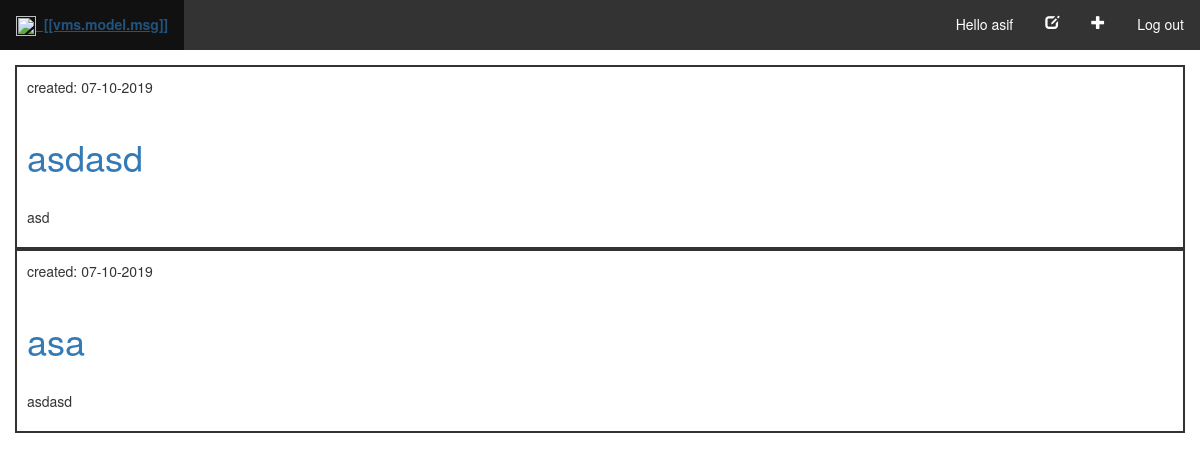
/drafts/ (signed in), run on an earlier commit of the app's database.
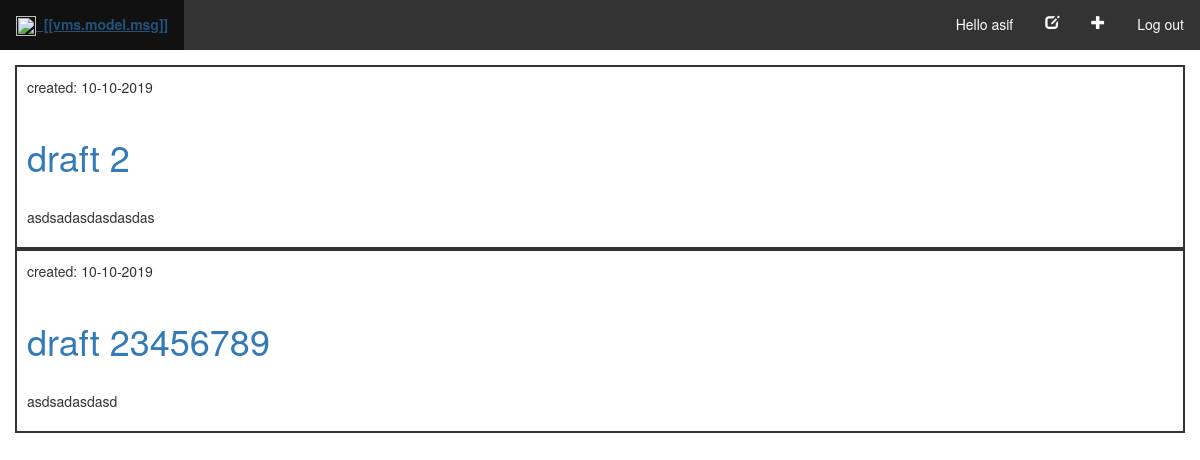
And on a later commit of the database.
### blog/models.py (models this page shows, shortened)
class Post(models.Model):
    author = models.ForeignKey(settings.AUTH_USER_MODEL, on_delete=models.CASCADE)
    title = models.CharField(max_length=200)
    text = models.TextField()
    created_date = models.DateTimeField(default=timezone.now)
    published_date = models.DateTimeField(blank=True, null=True)

### blog/views.py (the view)
# urls.py: url('^drafts/$', views.post_draft_list, name='post_draft_list'),
@login_required
def post_draft_list(request):
    posts = Post.objects.filter(
        published_date__isnull=True).order_by('-created_date')
    return render(request, 'blog/post_draft_list.html', {'posts': posts})

### blog/templates/blog/post_draft_list.html
{% extends 'blog/base.html' %}
{% block content %}
    {% for post in posts %}
        <div class="post" style="border: 2px solid #333;">
            <p class="date" style="padding: 10px;">created: {{ post.created_date|date:'d-m-Y' }}</p>
            <h1 style="padding: 10px;color: #333" ><a href="{% url 'post_detail' pk=post.pk %}">{{ post.title }}</a></h1>
            <p style="padding: 10px;">{{ post.text|truncatechars:200 }}</p>
        </div>
    {% endfor %}
{% endblock %}

### blog/templates/blog/base.html (shortened to what this page needs)
{% load static %}
<html>
<head>
    <link rel="stylesheet" href="https://maxcdn.bootstrapcdn.com/bootstrap/3.3.7/css/bootstrap.min.css">
    <link rel="stylesheet" href="https://cdn.datatables.net/1.10.20/css/dataTables.bootstrap.min.css">
    <link rel="stylesheet" href="https://maxcdn.bootstrapcdn.com/bootstrap/3.3.7/css/bootstrap.min.css"
>
    <link rel="stylesheet" href="https://maxcdn.bootstrapcdn.com/bootstrap/3.3.7/css/bootstrap-theme.min.css"
>
    <link rel="stylesheet" href="https://cdnjs.cloudflare.com/ajax/libs/ng-table/1.0.0/ng-table.css">
    <link rel="stylesheet" href="https://unpkg.com/leaflet@1.5.1/dist/leaflet.css"
 />
</head>
<body ng-app="app" ng-controller="mainController"
    style="padding-left: 0px;padding-right:0px;padding-top:0px;background-color: #fff">
    <ul>
        <li><a class="active" href="/"><img src="http://www.industrialair.com.au/wp-content/uploads/2017/02/IA-White.png" height="20px" width="20px"><strong>&nbsp; [[vms.model.msg]]</strong></a></li>
        {% if user.is_authenticated %}
        <li style="float:right"><a href="{% url 'logout' %}">Log out</a> </li>
        <li style="float:right"><a href="{% url 'post_new' %}"><span class="glyphicon glyphicon-plus"></span></a></li>
        <li style="float:right"><a href="{% url 'post_draft_list' %}"><span class="glyphicon glyphicon-edit"></span></a>
        </li>
        <li style="float:right">
            <a>Hello {{ user.username }}</a>
        </li>
        {% else %}
        <li style="float:right"><a href="{% url 'login' %}">Log In</a></li>
        {% endif %}
    </ul>
    <div class="content container" style="margin-top: 15px">
        <div class="row">
            {% block content %}
            {% endblock %}
        </div>
    </div>
</body>
</html>

### blog/templates/blog/base.html (style rules this page uses)
ul { list-style-type: none; margin: 0; padding: 0; overflow: hidden; background-color: #333; }
li { float: left; }
li a { display: block; color: white; text-align: center; padding: 14px 16px; text-decoration: none; }

What changed in the data, as far as the page shows it:
removed Post: created_date "07-10-2019", title "asdasd", text "asd"
removed Post: created_date "07-10-2019", title "asa", text "asdasd"
added Post: created_date "10-10-2019", title "draft 2", text "asdsadasdasdasdas"
added Post: created_date "10-10-2019", title "draft 23456789", text "asdsadasdasd"
